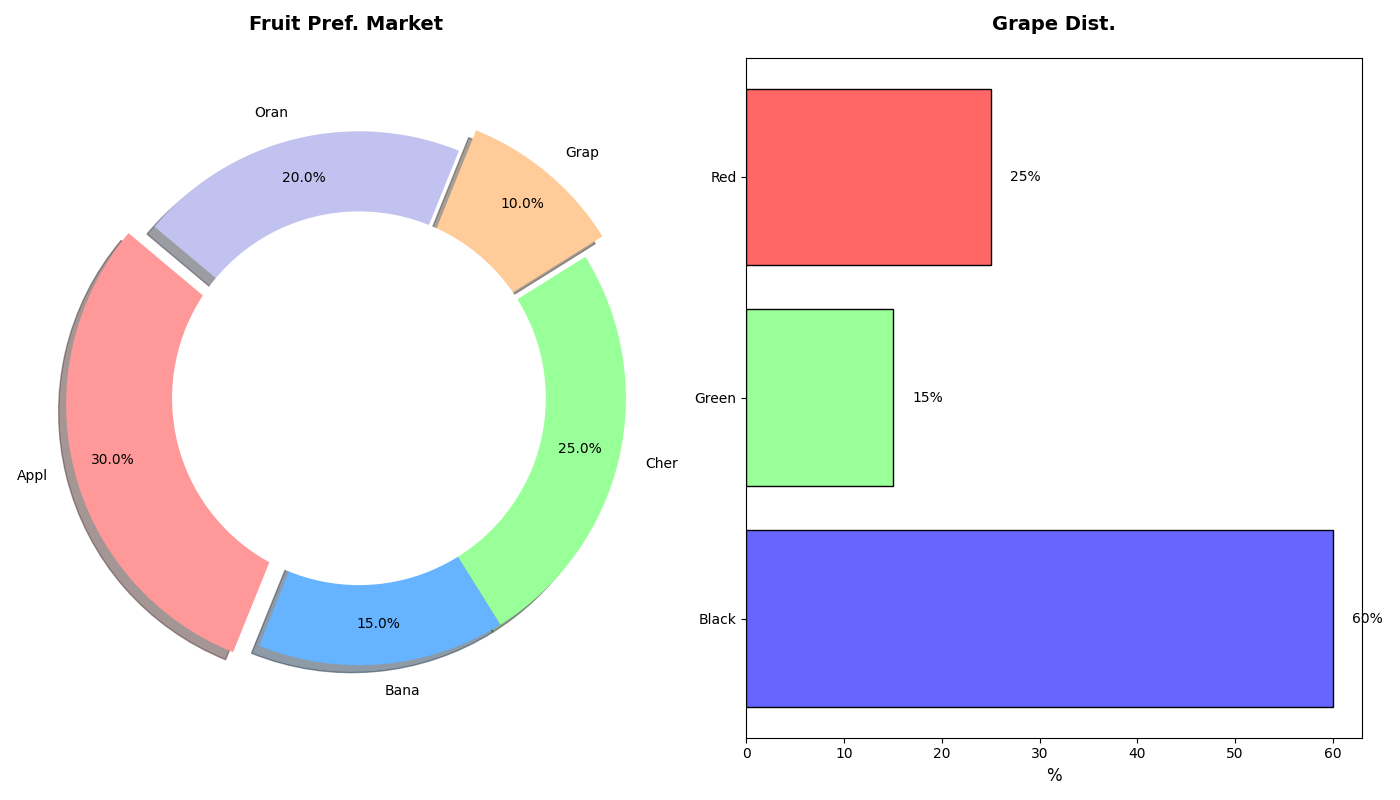

The script that drew this image:
import matplotlib.pyplot as plt
import numpy as np

# Simplified data for fruit preferences
fruit_types = ['Appl', 'Bana', 'Cher', 'Grap', 'Oran']
preferences_percentages = [30, 15, 25, 10, 20]

colors = ['#ff9999','#66b3ff','#99ff99','#ffcc99','#c2c2f0']

fig, ax = plt.subplots(1, 2, figsize=(14, 8))

# Pie chart for community fruit preferences
ax[0].pie(
    preferences_percentages, labels=fruit_types, colors=colors, autopct='%1.1f%%',
    startangle=140, pctdistance=0.85, explode=(0.1, 0, 0, 0.1, 0), shadow=True
)
centre_circle1 = plt.Circle((0, 0), 0.70, fc='white')
ax[0].add_artist(centre_circle1)
ax[0].axis('equal')
ax[0].set_title('Fruit Pref. Market', fontsize=14, fontweight='bold', pad=20)

# Simplified data for grape preferences
grape_subtypes = ['Red', 'Green', 'Black']
grape_preferences = [25, 15, 60]
grape_colors = ['#ff6666', '#99ff99', '#6666ff']

y_pos = np.arange(len(grape_subtypes))

# Barh chart for grape preferences
ax[1].barh(y_pos, grape_preferences, color=grape_colors, edgecolor='black')
ax[1].set_yticks(y_pos)
ax[1].set_yticklabels(grape_subtypes)
ax[1].invert_yaxis()
ax[1].set_xlabel('%', fontsize=12)

for index, value in enumerate(grape_preferences):
    ax[1].text(value + 2, index, f'{value}%', va='center', ha='left', fontsize=10)

ax[1].set_title('Grape Dist.', fontsize=14, fontweight='bold', pad=20)

plt.tight_layout()
plt.show()
